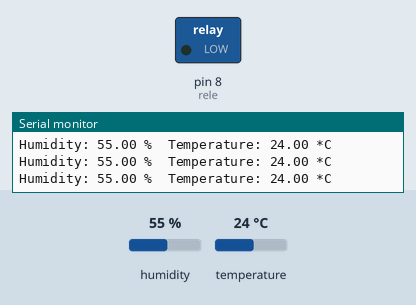
Recording of a sketch running on a simulated Arduino Uno, built with avr-gcc and run on an emulated ATmega328P. On the bench: switched loads named in the sketch (green lamp = pin HIGH), the last lines printed to the serial monitor. Inputs (shaded band) come from the test bench; at power-on: humidity 55 %, temperature 24 °C.

Above: at 3.0 s.
3.1 s: humidity set to 42 %
5.8 s: humidity set to 39 %
At 7.0 s:
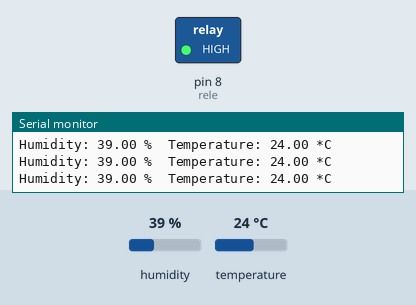
8.5 s: humidity set to 68 %
11.4 s: humidity set to 71 %
At 13.3 s:
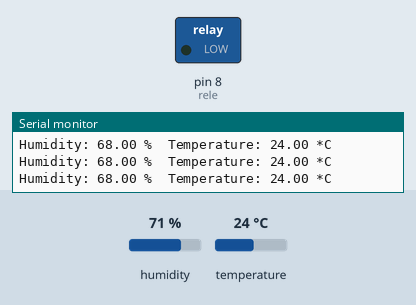
Timing chart, 0 to 14.8 s (numbered marks = the images above; inputs shaded):
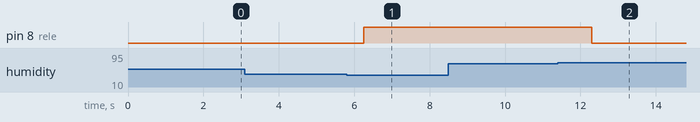

The sketch:

relativrele.ino
```cpp
#include "DHT.h"
#define DHTPIN 2
#define DHTTYPE DHT22
DHT dht(DHTPIN, DHTTYPE);

int rele = 8;

void setup() {
  Serial.begin(9600);
  Serial.println("KlimaKontroller");
  dht.begin();
  pinMode(8, OUTPUT);

}

void loop() {
  delay(200);
  float h = dht.readHumidity();
  float t = dht.readTemperature();

if (h <=40.00){
  digitalWrite(rele, HIGH);
}  else if (h>=70.00)
  {digitalWrite(rele, LOW);
  return;
}
  Serial.print("Humidity: ");
  Serial.print(h);
  Serial.print(" %\t");
  Serial.print("Temperature: ");
  Serial.print(t);
  Serial.println(" *C ");


}
```

Measured:
- the behaviour switches between 41 and 40 % on humidity (found by bisection; images 0 and 1)
- the behaviour switches between 69 and 70 % on humidity (found by bisection; images 1 and 2)
- after the input at 5.8 s, pin 8 (rele): LOW → HIGH after 0.45 s
- after the input at 11.4 s, pin 8 (rele): HIGH → LOW after 0.90 s
